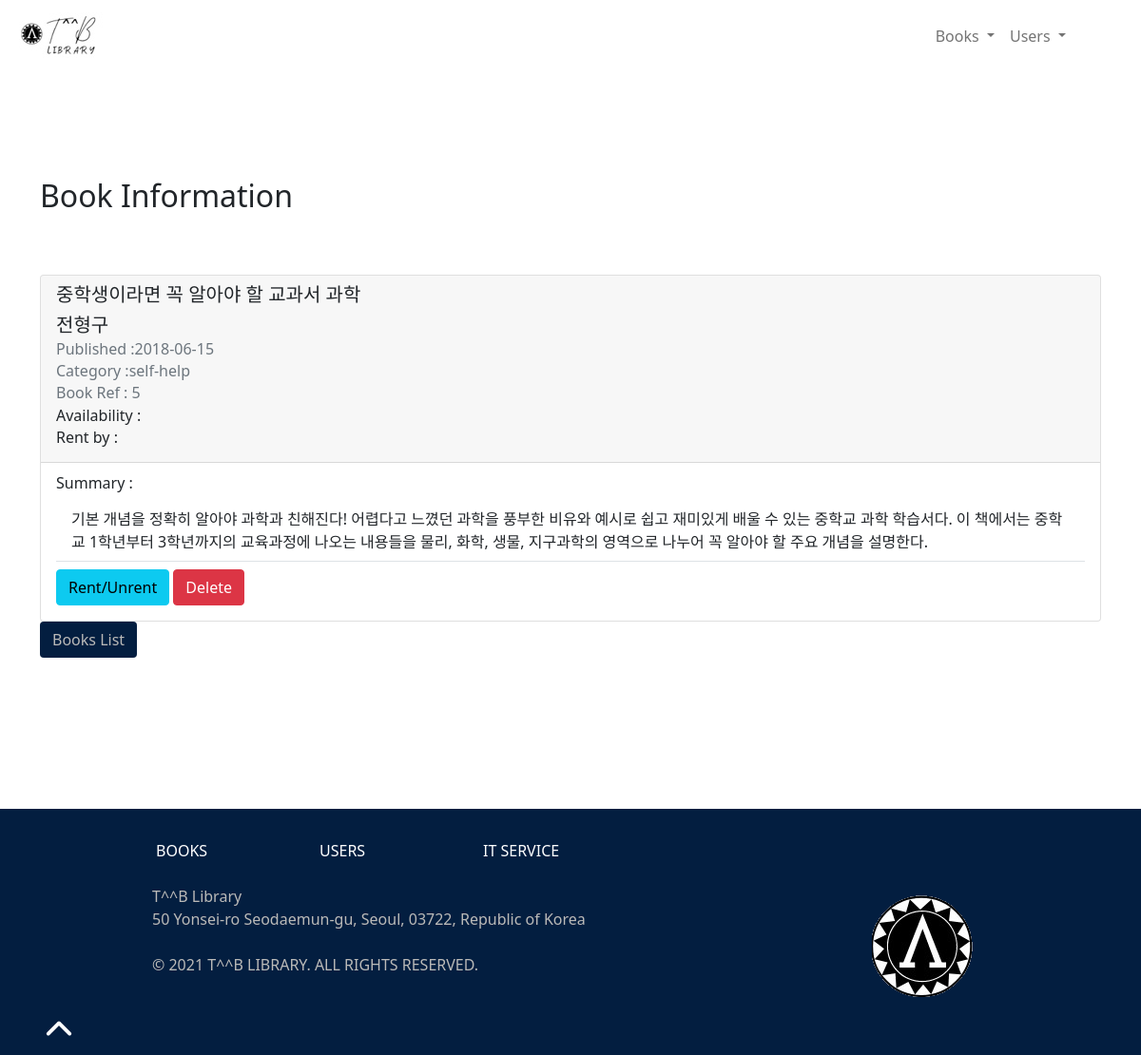
The app's page /book.php?book_id=5, older data.
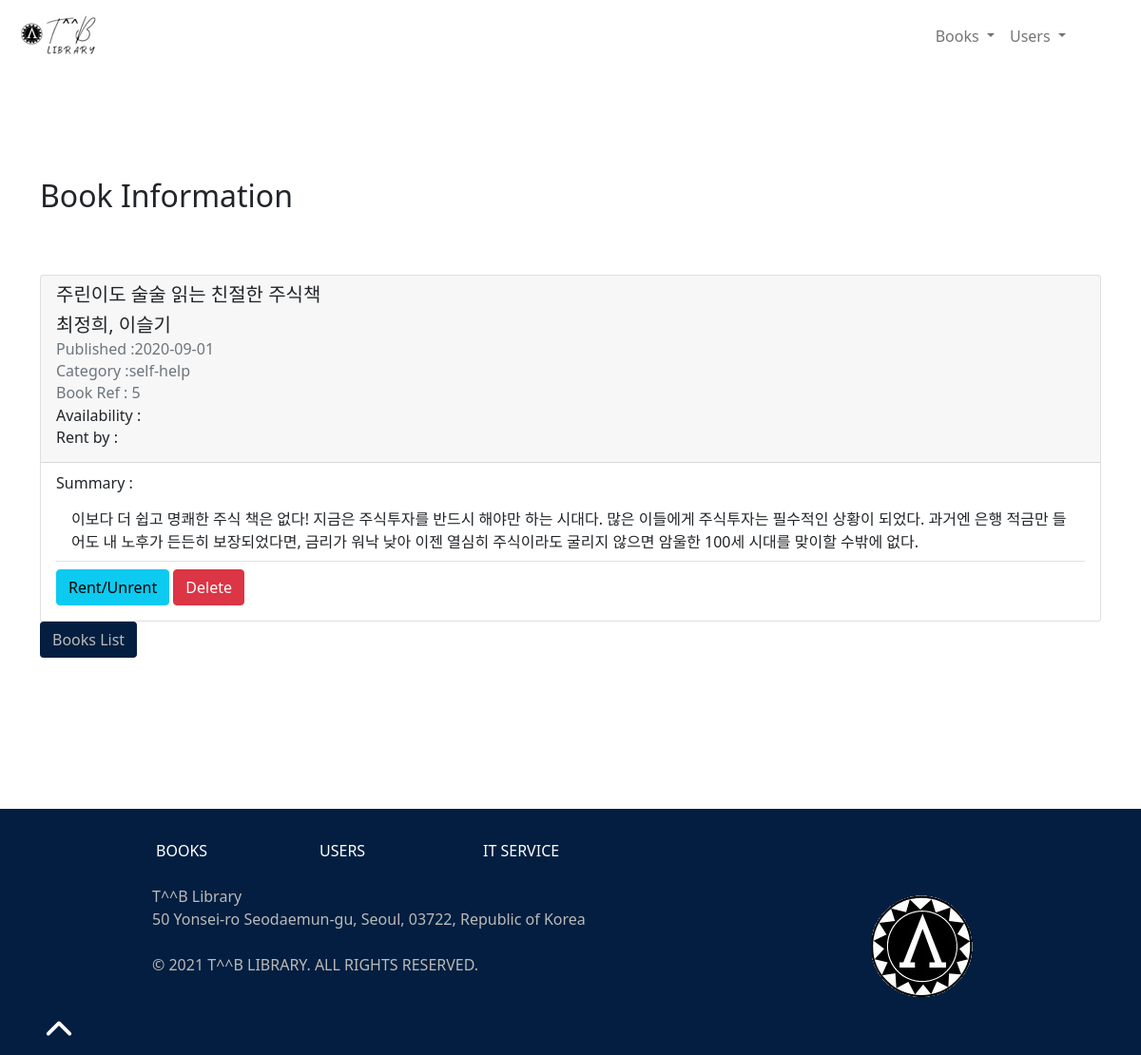
The same page, newer data.
### tables this page shows
CREATE TABLE Book(
    book_id INT UNSIGNED NOT NULL AUTO_INCREMENT,
    title VARCHAR(50) NOT NULL,
    author VARCHAR(50) NOT NULL,
    summary TEXT(500) NOT NULL,
    publication_date DATE NOT NULL,
    category VARCHAR(20) NOT NULL,
    user_id INT UNSIGNED,
    PRIMARY KEY(book_id),
    FOREIGN KEY (user_id) REFERENCES User(id)
);

### book.php (called while the page is built, shortened)
<?php
require_once "model/bookManager.php";
require "model/entity/book.php";
$bookSingle = new BookManager();
$book = $bookSingle->getBook(htmlspecialchars($_GET["book_id"]));
include "view/bookView.php";

### model/dataBase.php (called while the page is built)
<?php
abstract class DataBase
{
    static public function getDB() {
        try{
        $db = new PDO('mysql:host=localhost:8889;dbname=library_php', "root", "root");
        return $db;
      }catch (Exception $e) {
        echo "Error while connecting to the database: " . $e->getMessage() . "<br/>";
        exit($e->getMessage());
        }
    }
}
?>

### model/bookManager.php (called while the page is built, shortened)
<?php
require "dataBase.php";
class bookManager extends DataBase{
    private PDO $db;
  public function getBook(int $book_id):Book {
    $query = $this->db->prepare (
      "SELECT *
      FROM Book
      WHERE book_id = :book_id"
    );
    $query->execute([
    "book_id" => $book_id
    ]);
    $data = $query -> fetchAll(PDO::FETCH_ASSOC);
    $book = new Book($data[0]);
    return $book;
  }
  public function __construct() {
    $this->db = DataBase::getDB();
}
}

### model/entity/book.php (called while the page is built, shortened)
<?php
class Book {
    protected int $book_id;
    protected string $title;
    protected string $author;
    protected string $summary;
    protected string $publication_date;
    protected string $category;
    public function __construct(?array $data=null) {
        if($data) {
            foreach($data as $key => $value) {
                $setter = "set" . ucfirst($key);
            }
        }
    }
    public function setBook_Id(int $book_id) {
        $this->book_id = $book_id;
    }
    public function getBook_Id(){
        return $this->book_id;
    }
    public function setTitle(string $title) {
        $this->title = $title;
    }
    public function getTitle(){
        return $this->title;
    }
    public function setAuthor(string $author) {
        $this->author = $author;
    }
    public function getAuthor(){
        return $this->author;
    }
    public function setSummary(string $summary) {
        $this->summary = $summary;
    }
    public function getSummary(){
        return $this->summary;
    }
    public function setPublication_date(string $publication_date) {
        $this->publication_date = $publication_date;
    }
    public function getPublication_date(){
        return $this->publication_date;
    }
    public function setCategory(string $category) {
        $this->category = $category;
    }
    public function getCategory(){
        return $this->category;
    }
}

### view/bookView.php (the view)
<?php
include "view/template/nav.php";
include "view/template/header.php";
if(!isset($error)):
?>
<div class="mainpage">
<h2>Book Information</h2>
    <div class="row mt-5">
      <div class="col-12 col-md-12 col-lg-12">
        <article class="card">
          <div class="card-header">
            <h5 class="card-title"><?php echo $book->getTitle() ; ?></h5>
            <h5 class="card-title"><?php echo $book->getAuthor(); ?></h5>
            <h6 class="card-subtitle mb-2 text-muted">Published :<?php echo $book->getPublication_date(); ?></h5>
            <h6 class="card-subtitle mb-2 text-muted">Category :<?php echo $book->getCategory(); ?></h6>
            <h6 class="card-subtitle mb-2 text-muted">Book Ref : <?php echo $book->getBook_Id(); ?></h6>
            <h6 class="card-subtitle mb-2 ">Availability : </h6>
            <h6 class="card-subtitle mb-2 ">Rent by : </h6>
          </div>
          <div class="card-body">
          <h6 class="card-subtitle mb-2 ">Summary : </h6>
            <ul class="list-group list-group-flush border-bottom mb-2">
              <li class="list-group-item"><?php echo $book->getSummary(); ?></li>
            </ul>
            <a href="#" class="btn btn-info">Rent/Unrent</a>
            <a href="deletebook.php?book_id=<?php echo $book->getBook_Id(); ?>" class="btn btn-danger">Delete</a>
          </div>
        </article>
        <a href="books.php" class="btn btn1">Books List</a>
      </div>
</div>
<?php else: ?>
  <div class="alert alert-danger">
    <p><?php echo $error ?></p>
  </div>
<?php endif; ?>
<?php
include "view/template/footer.php";
?>

Row changes from the older to the newer data that the page shows:
changed book "self-help": title "중학생이라면 꼭 알아야 할 교과서 과학" → "주린이도 술술 읽는 친절한 주식책"; author "전형구" → "최정희, 이슬기"; publication_date "2018-06-15" → "2020-09-01"; summary "기본 개념을 정확히 알아야 과학과 친해진다! 어렵다고 느꼈던 과학을 풍부한 비유와 예시로 쉽고 재미있게 배울 수 있는 중학교 과학 학습서다. 이 책에서는 중학교 1학년부터 3학년까지의 교육과정에 나오는 내용들을 물리, 화학, 생물, 지구과학의 영역으로 나누어 꼭 알아야 할 주요 개념을 설명한다." → "이보다 더 쉽고 명쾌한 주식 책은 없다! 지금은 주식투자를 반드시 해야만 하는 시대다. 많은 이들에게 주식투자는 필수적인 상황이 되었다. 과거엔 은행 적금만 들어도 내 노후가 든든히 보장되었다면, 금리가 워낙 낮아 이젠 열심히 주식이라도 굴리지 않으면 암울한 100세 시대를 맞이할 수밖에 없다."
